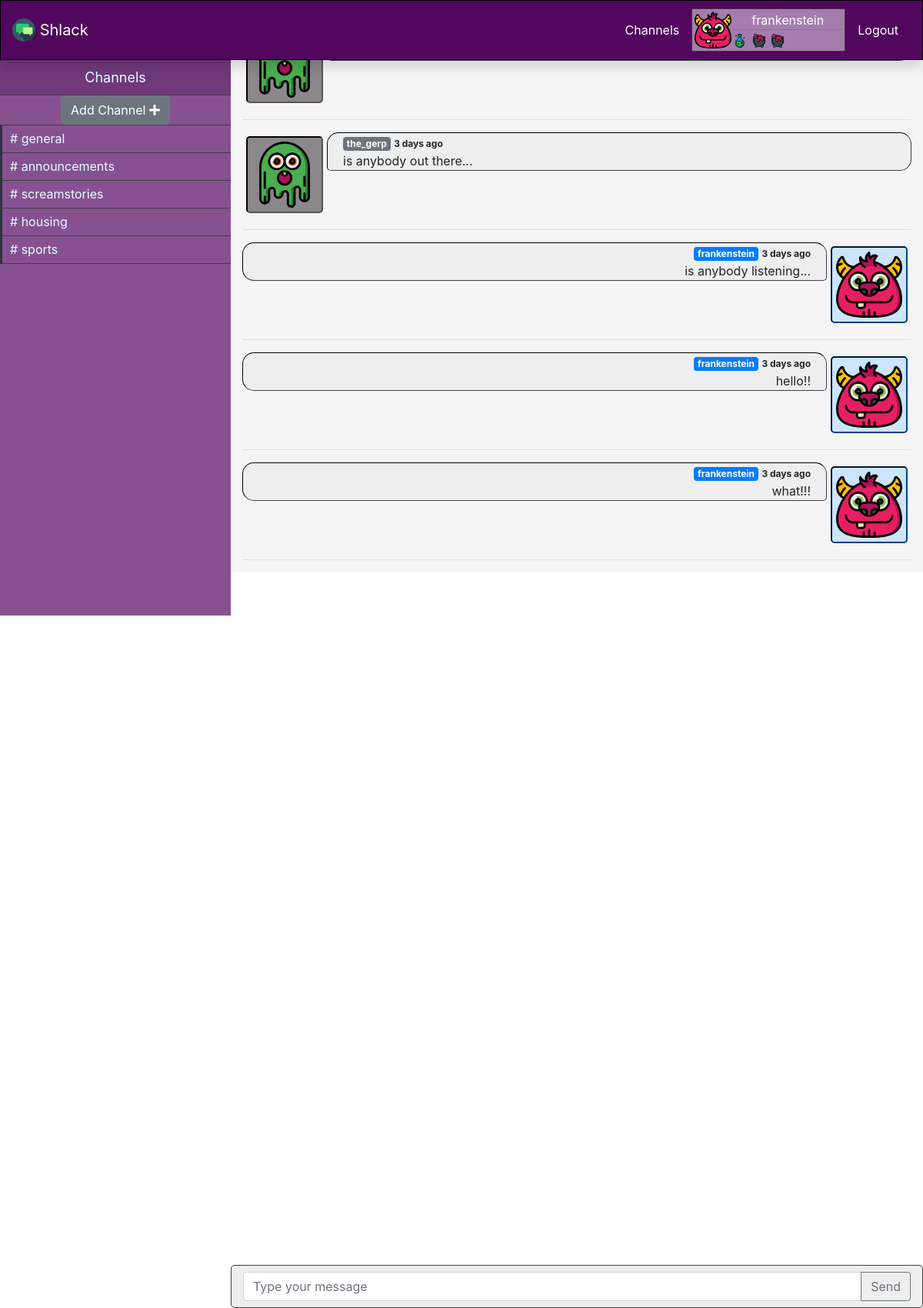
/channels/screamstories (signed in), run on the app's committed database.
### models.py (models this page shows, shortened)
class User(UserMixin, db.Model):
    id = db.Column(db.Integer, primary_key=True)
    avatar = db.Column(db.String(64))
    username = db.Column(db.String(64), index=True, unique=True)
    email = db.Column(db.String(120), index=True, unique=True)
    password_hash = db.Column(db.String(128))
    posts = db.relationship("Post", backref="author", lazy="dynamic")

class Channel(db.Model):
    id = db.Column(db.Integer, primary_key=True)
    name = db.Column(db.String(300))
    posts = db.relationship("Post", backref="channel", lazy="dynamic")

class Post(db.Model):
    id = db.Column(db.Integer, primary_key=True)
    body = db.Column(db.String(300))
    timestamp = db.Column(db.DateTime, index=True, default=datetime.utcnow)
    user_id = db.Column(db.Integer, db.ForeignKey("user.id"))
    channel_id = db.Column(db.Integer, db.ForeignKey("channel.id"))
    @property
    def get_time_passed(self):
        now = datetime.utcnow()
        delta = now - self.timestamp
        if timedelta(seconds=0) <= delta < timedelta(minutes=2):
            return "1 min ago"
        elif timedelta(minutes=2) <= delta < timedelta(minutes=60):
            minutes = int(delta.total_seconds() // 60)
            return str(minutes) + " mins ago"
        elif timedelta(hours=1) <= delta < timedelta(hours=2):
            hours = int(delta.total_seconds() // 3600)
            return str(hours) + " hour ago"
        elif timedelta(minutes=60) <= delta < timedelta(hours=24):
            hours = int(delta.total_seconds() // 3600)
            return str(hours) + " hours ago"
        elif timedelta(hours=24) <= delta < timedelta(days=2):
            days = int(delta.total_seconds() // 86400)
            return str(days) + " day ago"
        elif timedelta(hours=2) <= delta < timedelta(days=365):
            days = int(delta.total_seconds() // 86400)
            return str(days) + " days ago"
        else:
            return "Error occurred"

### application.py (the view, shortened to what this page needs)
@app.route("/channels/<string:channel_name>", methods=["GET", "POST"])
@login_required
def channel(channel_name):
    new_channel_form = NewChannelForm()
    new_post_form = NewPostForm()
    channels = Channel.query.all()
    if not any(channel_name == channel.name for channel in channels):
        return redirect(url_for("channels"))
    cur_channel = Channel.query.filter_by(name=channel_name).first()
    posts = cur_channel.posts
    return render_template("channel.html",
                           new_channel_form=new_channel_form,
                           new_post_form=new_post_form,
                           channels=channels,
                           posts=posts)

### forms.py (shortened to what this page needs)
class NewChannelForm(FlaskForm):
    channel_name = StringField("Channel Name", validators=[DataRequired()])
    submit = SubmitField("Create")

class NewPostForm(FlaskForm):
    post_body = StringField("Post Body", validators=[DataRequired()])
    user_id = IntegerField("User ID")
    datetime = DateTimeField()
    submit = SubmitField("Send")

### models.py (called while the page is built)
@login.user_loader
def load_user(id_):
    return User.query.get(int(id_))

### templates/channel.html (shortened to what this page needs)
{% extends "layout.html" %}
{% block body %}
  <div id="sidebar" class="sidebar container-fluid">
    <div class="header">Channels</div>
    <div class="menu-list">
      <ul id="menu-content" class="menu-content collapse">
        <li class="add-channel justify-content-center d-flex">
          <button class="btn btn-secondary " data-target="#channel-modal" data-toggle="modal"> Add Channel <i
              class="fa fa-plus"></i></button>
        </li>
        {% for channel in channels %}
          <li class="channel">
            <a href={{ url_for('channel', channel_name=channel.name) }}># {{ channel.name }} </a>
          </li>
        {% endfor %}
      </ul>
    </div>
  </div>
  <div id="main" class="container-fluid">
    <div class="row">
      <div id="messages" class="col-12">
        {% for post in posts %}
          {% include "_post.html" %}
        {% endfor %}
      </div>
    </div>
    <form action="" method="POST">
      <div id="message-box" class="row">
        <div class="col-12 py-2">
          <div class="input-group ">
            <input id="msg-input" class="form-control" type="text" placeholder="Type your message" aria-label="" aria-describedby="">
            <div class="input-group-append">
              <button id="msg-send-btn" class="btn btn-outline-secondary" type="button">Send</button>
            </div>
          </div>
        </div>
      </div>
    </form>
  </div>
{% endblock %}

### templates/layout.html (shortened to what this page needs)
<!DOCTYPE html>
<html lang="en">
<head>
  <link rel="stylesheet" href="https://maxcdn.bootstrapcdn.com/bootstrap/4.5.0/css/bootstrap.min.css">
  <link rel="stylesheet" href="https://stackpath.bootstrapcdn.com/font-awesome/4.7.0/css/font-awesome.min.css" type="text/css">
  <link rel="stylesheet" href="https://cdnjs.cloudflare.com/ajax/libs/font-awesome/5.14.0/css/all.min.css" type="text/css">
  <link rel="stylesheet" href="https://cdnjs.cloudflare.com/ajax/libs/font-awesome/5.14.0/css/regular.min.css" type="text/css">
  <link rel="stylesheet" href="https://cdnjs.cloudflare.com/ajax/libs/font-awesome/5.14.0/css/solid.min.css" type="text/css">
  <link rel="stylesheet" type="text/css" href="{{ url_for('static', filename='style.css' ) }}">
</head>
<body>
<div id="navbar" class="container-fluid fixed-top position-sticky shadow">
      <ul class="navbar-list">
        <li>
          <a class="navbar-brand" href="{{url_for('index')}}">
            <img src="/static/images/brand-icons/017-speech-bubble-2.svg" width="30" height="30" class="d-inline-block align-top" alt="">
          Shlack
          </a>
        </li>
        {% if not current_user.is_authenticated %}
        <li class="nav-item ml-auto">
          <a class="nav-link" href="{{ url_for("login") }}">Login</a>
        </li>
        <li class="nav-item">
          <a class="nav-link nav-fill" href="{{ url_for("signup") }}">Sign Up</a>
        </li>
      {% else %}
        <li class="nav-item ml-auto">
          <a class="nav-link" href="{{ url_for("channels") }}">Channels</a>
        </li>
        <li class="nav-item">
          <div class="usercard d-flex flex-row no-gutters">
              <img src={{ current_user.avatar }}/>
            <div class="col">
              <p class="text-center text-white my-0">{{ current_user.username }}</p>
              <hr class="my-0">
              <span><img src="/static/images/specials/006-flask.svg" style="height: 20px; width: 20px;"></span>
              <span><img src="/static/images/specials/009-cauldron.svg" style="height: 20px; width: 20px;"></span/>
              <span><img src="/static/images/specials/009-cauldron.svg" style="height: 20px; width: 20px;"></span/>
              </div>
          </div>
        </li>
        <li class="nav-item pl-0">
          <a class="nav-link" href="{{ url_for("logout") }}">Logout</a>
        </li>
      {% endif %}
      </ul>
</div>
{% block body %}{% endblock %}
</body>
</html>

### templates/_post.html
{% if current_user == post.author %}
  <div class="media chat self">
    <img src={{ post.author.avatar }} style="height: 100px;"/>
    <div class="media-body">
      <span class="badge badge-primary">{{ post.author.username }}</span> <span class="timestamp"> {{ post.get_time_passed }}</span>
      <p>{{ post.body }}</p>
    </div>
  </div>
  <hr>
{% else %}
  <div class="media chat">
    <img src={{ post.author.avatar }} style="height: 100px;"/>
    <div class="media-body">
      <span class="badge badge-secondary">{{ post.author.username }}</span> <span class="timestamp"> {{ post.get_time_passed }}</span>
      <p>{{ post.body }}</p>
    </div>
  </div>
  <hr>
{% endif %}

### static/style.css (style rules this page uses)
* { box-sizing: border-box; }
body, html { margin: 0px; padding: 0px; max-height: 100%; height: 100%; }
#navbar { background: #51075e; border: 1px solid black; }
.navbar-list { display: flex; flex-direction: row; list-style: none; align-items: center; margin: 10px 0; padding: 0; }
.navbar-list .navbar-brand, .navbar-list .nav-link { color: #ffffff; align-items: center; }
.usercard { background: #a67cae; border: 1px solid #403e41; padding: 2px; border-radius: 2.5px; width: 200px; }
.usercard img { padding: 1px; border-radius: 2.5px; width: 50px; height: 50px; }
.sidebar { overflow: auto; background-color: #875191; position: fixed; left: 0px; padding: 0px; width: 300px; height: 100%; color: #e1ffff; }
.sidebar .menu-content { padding: 0px; }
.sidebar .header { background-color: #71397c; border-bottom: 1px solid #403e41; line-height: 45px; display: block; text-align: center; font-size: large; }
.sidebar .add-channel { border-style: none; border-bottom: 1px solid #403e41; }
.sidebar .channel { list-style: none; padding: 0px; margin: 0px; line-height: 35px; cursor: pointer; }
.sidebar .channel { padding-left: 0px; border-left: 3px solid #2e353d; border-bottom: 1px solid #403e41; }
.sidebar .channel a { text-decoration: none; color: #e1ffff; padding-left: 10px; }
#main { overflow: auto; background: #f5f5f5; }
#message-box { position: fixed; bottom: 0; background: #eeeeee; border: 1px solid #403e41; border-radius: 5px; }
.media { display: flex; flex-direction: row; border-radius: 5px; margin-bottom: 5px; }
.media .timestamp { font-weight: bold; margin: 0; font-size: 12px; }
.media img { height: 100px; padding: 5px; margin: 5px; background: #8b878b; border: 2px inset black; border-radius: 5px; align-self: flex-end; }
.media-body { background: #eeeeee; border: 1.5px inset #403e41; border-radius: 15px 15px 15px 5px; padding: 0px 20px; margin-bottom: 5px; }
.media-body p { margin-bottom: 0px; }
.media.self { display: flex; flex-direction: row-reverse; text-align: right; }
.media.self img { background: #cce5ff; border: 2px inset #004085; }
.media.self .media-body { border-radius: 15px 15px 5px 15px; }
@media (min-width: 767px) { .sidebar .menu-list .menu-content { display: block; } }
@media (min-width: 767px) { #main { width: calc(100% - 300px); float: right; } }
@media (min-width: 767px) { #message-box { width: calc(100% - 300px); } }

### data on the page
User: avatar (picture), username "frankenstein"
Channel: name "general"
Channel: name "announcements"
Channel: name "screamstories"
Channel: name "housing"
Channel: name "sports"
Post: author.avatar (picture)
Post: author.avatar (picture), author.username "the_gerp", get_time_passed "3 days ago", body "is anybody out there..."
Post: author.avatar (picture), author.username "frankenstein", get_time_passed "3 days ago", body "is anybody listening..."
Post: author.avatar (picture), author.username "frankenstein", get_time_passed "3 days ago", body "hello!!"
Post: author.avatar (picture), author.username "frankenstein", get_time_passed "3 days ago", body "what!!!"
